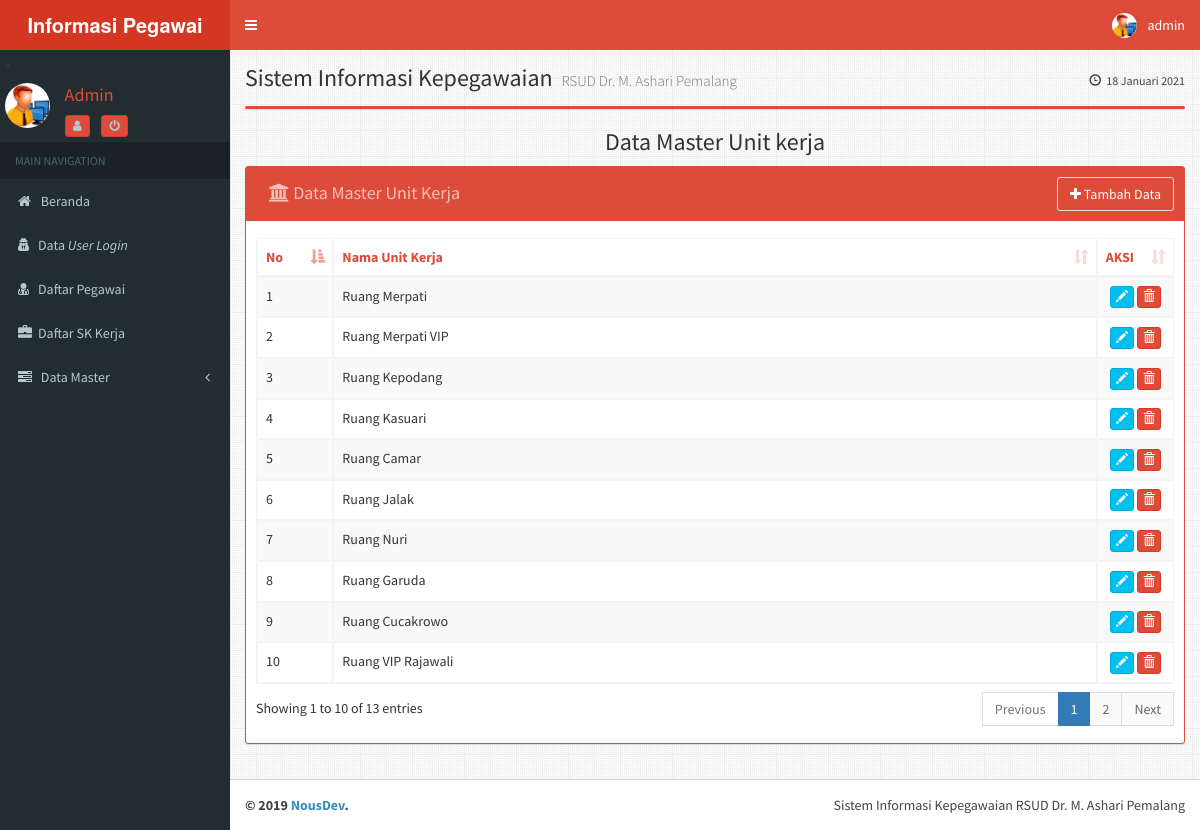
/admin/?module=unit_krj (signed in), run on the app's committed database.
### tables this page shows
CREATE TABLE `unit_krj` (
  `id_unit_krj` varchar(20) NOT NULL,
  `nm_unit_krj` varchar(32) NOT NULL
);

### admin/module/unit_krj/unit_krj.php (the view, shortened to what this page needs)
<?php
$aksi="module/unit_krj/unit_krj_aksi.php";
switch($_GET[aksi]){
default:
?>
<h3 class="box-title margin text-center">Data Master Unit kerja</h3>
	<div class="box box-solid box-danger">
		<div class="box-header">
		<h3 class="btn disabled box-title">
		<i class="fa fa-institution"></i>
		Data Master Unit Kerja</h3>
		<a class="btn btn-default pull-right" href="?module=unit_krj&aksi=tambah">
    	<i class="fa  fa-plus"></i> Tambah Data</a>
		</div>
	<div class="box-body">
	<table id="example2" class="table table-bordered table-striped">
<thead>
	<tr class="text-red">
		<th class="col-sm-1">No</th>
		<th>Nama Unit Kerja</th>
		<th class="col-sm-1">AKSI</th>
	</tr>
</thead>
<tbody>
<?php
$sql = "SELECT * FROM unit_krj";
$tampil = mysql_query($sql);
$no=1;
while ($tampilkan = mysql_fetch_array($tampil)) {
$Kode = $tampilkan['id_unit_krj'];
?>
	<tr>
	<td><?php echo $no++; ?></td>
	<td><?php echo $tampilkan['nm_unit_krj']; ?></td>
	<td align="center">
	<a class="btn btn-xs btn-info" href="?module=unit_krj&aksi=edit&id_unit_krj=<?php echo $tampilkan['id_unit_krj'];?>" alt="Edit Data"><i class="glyphicon glyphicon-pencil"></i></a>
	<a class="btn btn-xs btn-danger"href="<?php echo $aksi ?>?module=unit_krj&aksi=hapus&id_unit_krj=<?php echo $tampilkan['id_unit_krj'];?>"  alt="Delete Data" onclick="return confirm('ANDA YAKIN AKAN MENGHAPUS DATA <?php echo $Kode; ?>	?')"> <i class="glyphicon glyphicon-trash"></i></a>
	</td>
	<?php
	}
	?>
	</tr>
			</tbody>
		</table>
	</div>
</div>
</div>
</div>
<?php
break;
?>
<?php
}
?>

### data on the page
unit_krj: nm_unit_krj "Ruang Merpati"
unit_krj: nm_unit_krj "Ruang Merpati VIP"
unit_krj: nm_unit_krj "Ruang Kepodang"
unit_krj: nm_unit_krj "Ruang Kasuari"
unit_krj: nm_unit_krj "Ruang Camar"
unit_krj: nm_unit_krj "Ruang Jalak"
unit_krj: nm_unit_krj "Ruang Nuri"
unit_krj: nm_unit_krj "Ruang Garuda"
unit_krj: nm_unit_krj "Ruang Cucakrowo"
unit_krj: nm_unit_krj "Ruang VIP Rajawali"

### other printed values
$_SESSION['nama'] "admin"
